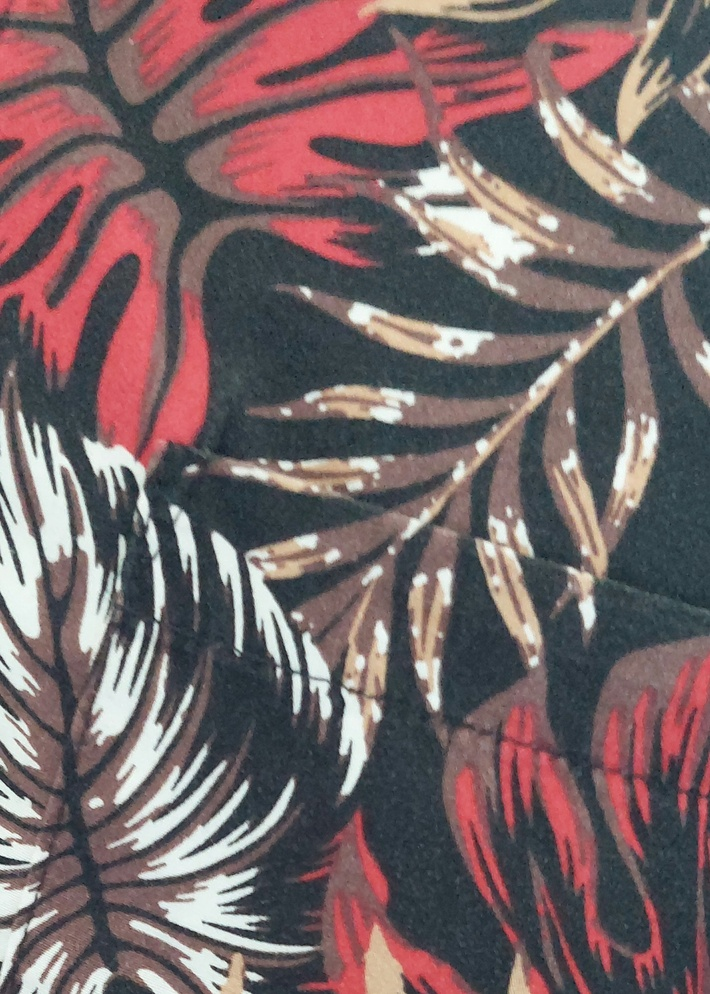
#> input picture Tugas UAS/images/batik 2.jpg, 710 x 994 px, shrunk from 2676 x 3747 before the run
$ jupyter execute --allow-errors code.ipynb   (shell and % lines are left out)
#> lines starting #> are read from the running program, lines starting #| are printed output that depends on the picture
[cell 1]
import numpy as np
import matplotlib.pyplot as plt
import cv2
# unutk membaca gambar gunakan gambar sesuai dengan yg dimiliki
image = cv2.imread('images/batik 1.jpg')
# Change color to RGB (from BGR)
#> (the rest of this cell did not finish here and is left out)

[cell 2]
import cv2
import numpy as np
from matplotlib import pyplot as plt

# Baca gambar
image = cv2.imread('images/batik 2.jpg')
#> image is the input picture: shape (994, 710, 3); mean B, G, R 102.5, 100.7, 118.7
image = cv2.cvtColor(image, cv2.COLOR_BGR2RGB)

# Ubah gambar menjadi bentuk 2D (data vektor)
pixel_values = image.reshape((-1, 3))
pixel_values = np.float32(pixel_values)

# Definisikan k (jumlah cluster) dan kriteria konvergensi
k = 3
criteria = (cv2.TERM_CRITERIA_EPS + cv2.TERM_CRITERIA_MAX_ITER, 100, 0.2)

# Inisialisasi centroid secara acak dan lakukan K-Means clustering
_, labels, centers = cv2.kmeans(pixel_values, k, None, criteria, 10, cv2.KMEANS_RANDOM_CENTERS)
#> centers = [[216.9, 216.3, 206.1], [159.9, 105.4, 106.4], [61.8, 66.59, 72.18]]

# Ubah centroid menjadi tipe data uint8 (warna asli)
centers = np.uint8(centers)
#> centers = [[216, 216, 206], [159, 105, 106], [61, 66, 72]]
segmented_image = centers[labels.flatten()]

# Ubah gambar segmentasi ke bentuk asli
segmented_image = segmented_image.reshape(image.shape)
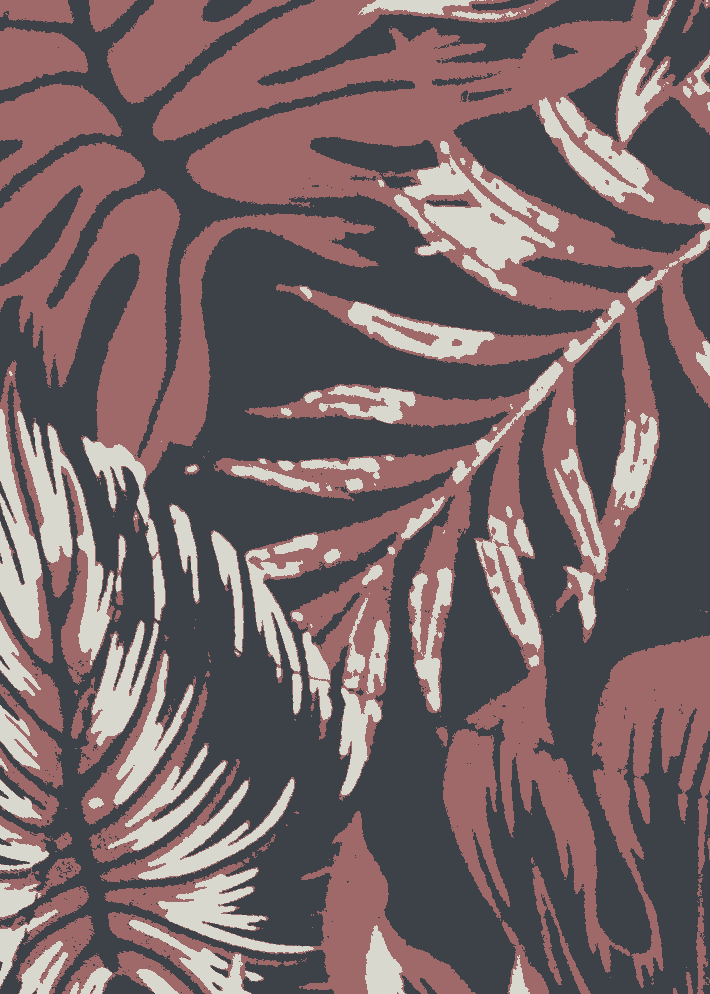
#> segmented_image: shape (994, 710, 3); mean R, G, B 117.8, 100.2, 102.2

# Tampilkan gambar asli dan gambar hasil segmentasi
plt.figure(figsize=(10, 5))
plt.subplot(1, 2, 1)
plt.imshow(image)
plt.title('Original Image')
plt.axis('off')

plt.subplot(1, 2, 2)
plt.imshow(segmented_image)
plt.title('Segmented Image')
plt.axis('off')

plt.show()
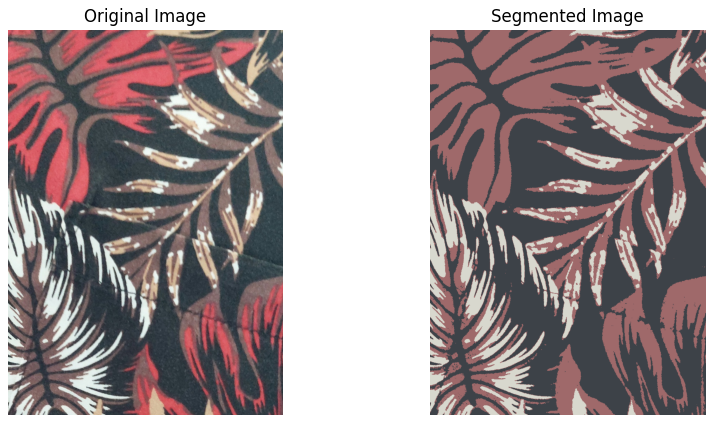
#> figure drawn by matplotlib, 2 panels

$ run again, with Tugas UAS/images/monarch.jpg copied over Tugas UAS/images/batik 2.jpg
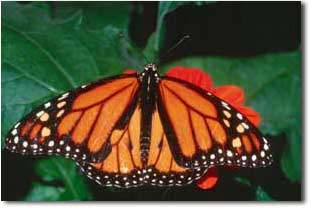
#> input picture Tugas UAS/images/monarch.jpg, 310 x 210 px
#> image is the input picture: shape (210, 310, 3); mean B, G, R 54.1, 78.4, 83
#> `_, labels, centers = cv2.kmeans(pixel_values, k, None, criteria, 10, c..`: centers = [[199.2, 104, 57.95], [39.17, 57.59, 37], [230, 227.6, 222]]
#> `centers = np.uint8(centers)`: centers = [[199, 103, 57], [39, 57, 36], [229, 227, 222]]
#> `segmented_image = segmented_image.reshape(image.shape)`:
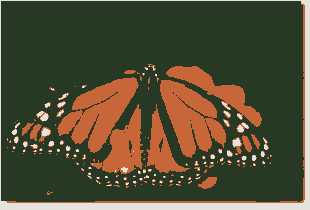
#> segmented_image: shape (210, 310, 3); mean R, G, B 82.8, 77.7, 53.1
#> `plt.show()`:
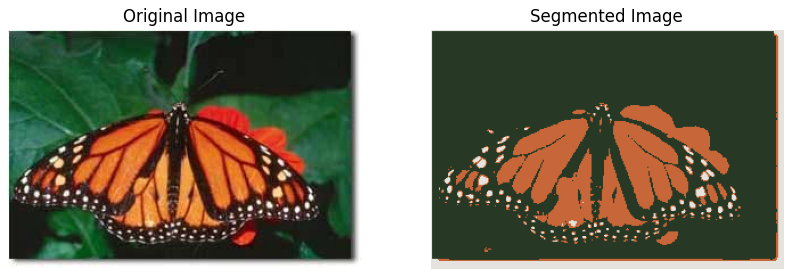
#> figure drawn by matplotlib, 2 panels

$ run again, with Tugas UAS/images/ss batik 1.png saved as Tugas UAS/images/batik 2.jpg
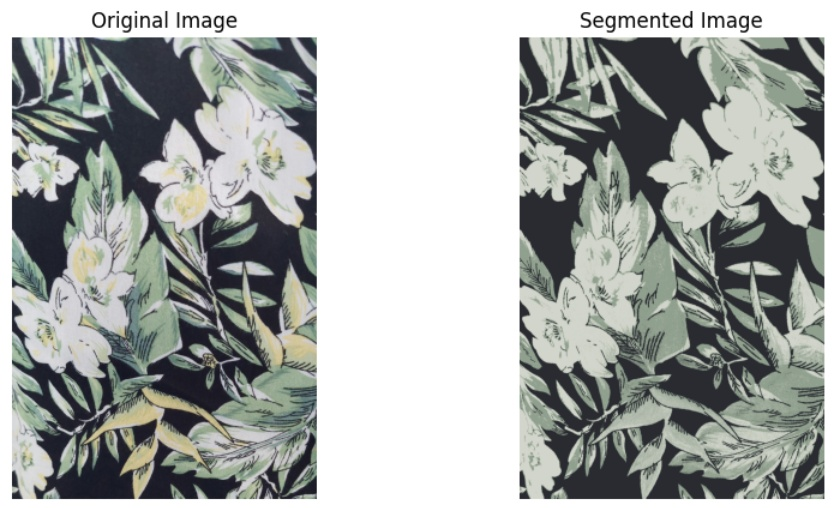
#> input picture Tugas UAS/images/ss batik 1.png, 838 x 508 px
#> image is the input picture: shape (508, 838, 3); mean B, G, R 168.3, 171.1, 167.4
#> `_, labels, centers = cv2.kmeans(pixel_values, k, None, criteria, 10, c..`: centers = [[156.3, 165.9, 153.2], [242.5, 243.1, 241.6], [48.37, 51.27, 56.29]]
#> `centers = np.uint8(centers)`: centers = [[156, 165, 153], [242, 243, 241], [48, 51, 56]]
#> `segmented_image = segmented_image.reshape(image.shape)`:
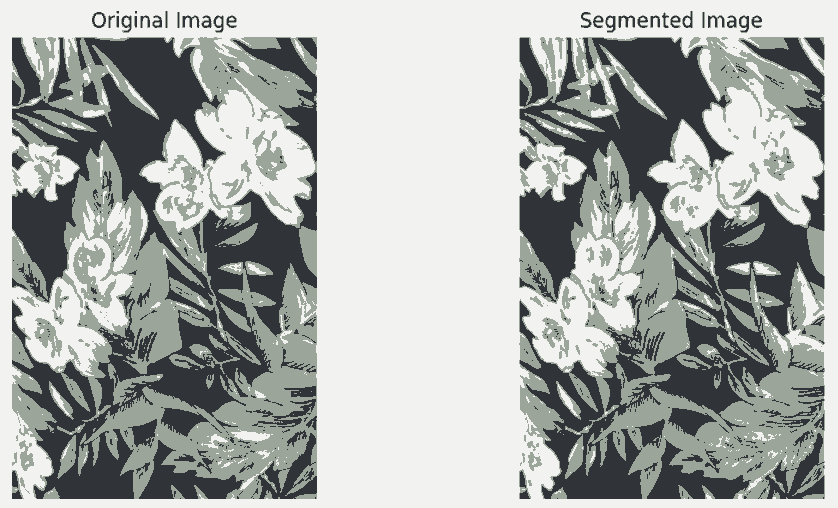
#> segmented_image: shape (508, 838, 3); mean R, G, B 167.2, 170.9, 168.1
#> `plt.show()`:
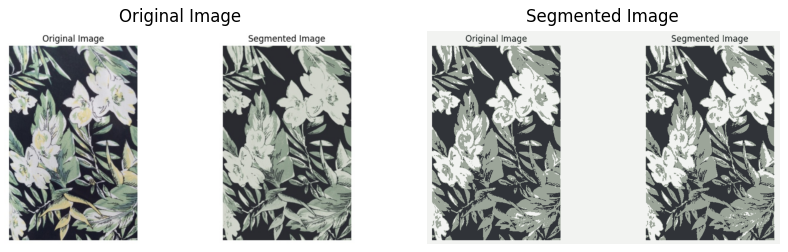
#> figure drawn by matplotlib, 2 panels
